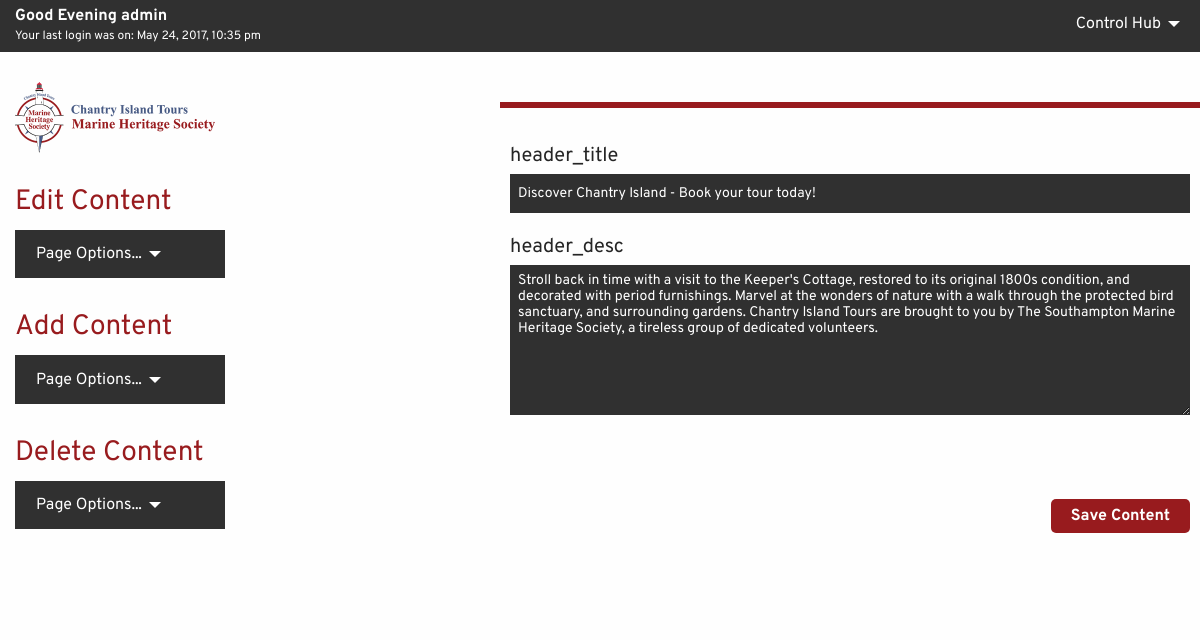
/admin/admin_index.php?tbl=tbl_header&col=header_id&id=1 (signed in), run on the app's committed database.
### tables this page shows
CREATE TABLE tbl_header (
  header_id tinyint(3) unsigned NOT NULL,
  header_title varchar(100) NOT NULL,
  header_desc text NOT NULL
);

### admin/phpscripts/read.php (called while the page is built, shortened)
<?php
	function getSingle($tbl, $col, $id) {
		require_once('connect.php');
		$querySingle = "SELECT * FROM {$tbl} WHERE {$col}={$id}";
		$runSingle = mysqli_query($link, $querySingle);
		if($runSingle){
			return $runSingle;
		}else{
			$error =  "There was an error accessing this information.  Please contact your admin.";
			return $error;
		}
	}
?>

### admin/phpscripts/single_edit_form.php (the view, shortened to what this page needs)
<?php
	 function single_edit($tbl,$col,$id) {
	 	$result = getSingle($tbl, $col, $id);
	 	$getResult = mysqli_fetch_array($result);
	 	echo "<form action=\"phpscripts/edit.php\" method=\"post\">";
	 	for($i=0; $i<mysqli_num_fields($result); $i++) {
	 		$dataType = mysqli_fetch_field_direct($result,$i);
	 		$fieldName = $dataType->name;
	 		$fieldType = $dataType->type;
	 		if($fieldName != $col) {
	 			echo "<label class=\"editAllLabel\">{$fieldName}</label>";
	 			if($fieldType != 252) {
	 				if($fieldName != "stats_icon") {
	 					echo "<input class=\"editAllInput\" type=\"text\" name=\"{$fieldName}\" value=\"{$getResult[$i]}\">";
	 				}else{
	 					echo "<input hidden class=\"editAllInput\" type=\"text\" name=\"{$fieldName}\" value=\"{$getResult[$i]}\">";
	 				}
	 			}else{
	 				echo "<textarea class=\"editAlltextarea\" name=\"$fieldName\">{$getResult[$i]}</textarea><br><br>";
	 			}
	 		}
	 	}
	 	echo "<input class=\"editAllSubmit\" type=\"submit\" value=\"Save Content\">";
	 	echo "</form>";
	 }
?>

### admin/css/admin.css (style rules this page uses)
.editAllLabel { color: #252525; font-family: 'Overpass', Arial, Times, Serif; font-weight: 400; font-size: 1.25em; }
.editAllInput { background-color: #303030; border: none; box-shadow: none; color: #fff; font-family: 'Overpass', Arial, Times, Serif; font-weight: 400; font-size: .875em; }
.editAlltextarea { background-color: #303030; border: none; box-shadow: none; color: #fff; font-family: 'Overpass', Arial, Times, Serif; font-weight: 400; font-size: .875em; height: 150px; }
.editAllSubmit { border: none; color: #fff; font-family: 'Overpass', Arial, Times, Serif; font-weight: 700; font-size: 1em; background-color: #981b1e; padding: 8px 20px; border-radius: 5px; cursor: pointer; transition: .3s ease-in-out all; margin-top: 20px; float: right; }

### data on the page
tbl_header: header_title "Discover Chantry Island - Book your tour today!", header_desc "Stroll back in time with a visit to the Keeper's Cottage, restored to its original 1800s condition, and decorated with period furnishings. Marvel at the wonders of nature with a walk through the protected bird sanctuary, and surrounding gardens. Chantry Island Tours are brought to you by The Southampton Marine Heritage Society, a tireless group of dedicated volunteers."

### other printed values
$_SESSION['users_name'] "admin"
$_SESSION['users_lastlogin'] "May 24, 2017, 10:35 pm"
$fieldName "header_title"
$fieldName "header_desc"
